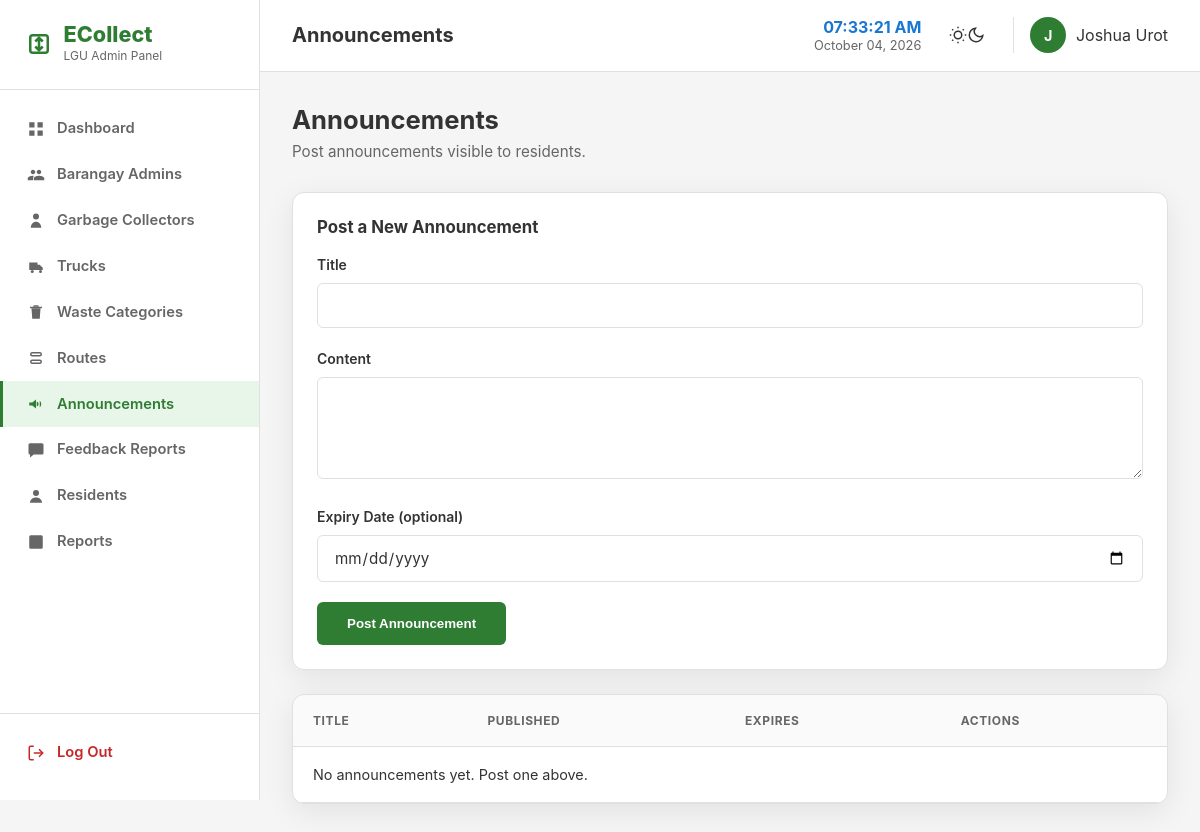
The app's page /users/lgu_admin/announcements.php (signed in) with its own data.
### tables this page shows
CREATE TABLE `lgu_admin` (
  `lgu_admin_id` int(11) NOT NULL,
  `email` varchar(100) NOT NULL,
  `password` varchar(255) NOT NULL,
  `first_name` varchar(50) DEFAULT NULL,
  `last_name` varchar(50) DEFAULT NULL
);

### users/lgu_admin/includes/auth.php (called while the page is built, shortened)
<?php
require_once __DIR__ . '/../../../db.php';
$adminId    = $_SESSION['lgu_admin_id'];
$stmt = $conn->prepare("
    SELECT first_name, last_name, email
    FROM lgu_admin
    WHERE lgu_admin_id = ?
    LIMIT 1
");
$stmt->bind_param('i', $adminId);
$stmt->execute();
$admin = $stmt->get_result()->fetch_assoc();
if ($admin) {
    $adminName  = trim($admin['first_name'] . ' ' . $admin['last_name']);
}

### users/lgu_admin/includes/layout_top.php (the view, shortened to what this page needs)
<!DOCTYPE html>
<html lang="en" data-theme="light">
<head>
    <link rel="stylesheet" href="../../assets/css/styles.css">
    <link rel="stylesheet" href="../../assets/css/admin.css">
</head>
<body class="admin-body">
<?php include __DIR__ . '/sidebar.php'; ?>
<div class="admin-main">
    <header class="admin-topbar">
        <div class="topbar-left">
            <h1 class="topbar-title">
                <?= htmlspecialchars($pageTitle) ?>
            </h1>
        </div>
        <div class="topbar-right">
            <div class="topbar-clock-wrap">
                <span id="clock" class="digital-clock">
                </span>
                <span class="header-date">
                    <?= date('F d, Y'); ?>
                </span>
            </div>
            <button
                id="adminThemeToggle"
                class="btn-icon"
                aria-label="Toggle dark mode"
            >
                <svg
                    class="moon-icon"
                    viewBox="0 0 24 24"
                    width="18"
                    height="18"
                    fill="none"
                    stroke="currentColor"
                    stroke-width="2"
                >
                    <path d="M21 12.79A9 9 0 1 1 11.21 3 7 7 0 0 0 21 12.79z"/>
                </svg>
            </button>
            <div class="admin-profile">
                <div class="admin-avatar">
                    <?= htmlspecialchars(
                        strtoupper(
                            substr($adminName ?: $adminEmail, 0, 1)
                        )
                    ) ?>
                </div>
                <span class="admin-name">
                    <?= htmlspecialchars($adminName ?: $adminEmail) ?>
                </span>
            </div>
        </div>
    </header>
    <main class="admin-content">

### assets/css/styles.css (style rules this page uses)
:root { --primary: #2e7d32; --primary-hover: #1b5e20; --primary-light: #e8f5e9; --secondary: #1976d2; --secondary-hover: #0d47a1; --bg-body: #ffffff; --bg-surface: #ffffff; --bg-light: #f5f5f5; --text-main: #333333; --text-muted: #666666; --border-color: #e0e0e0; --accent-amber: #f57c00; --shadow-soft: 0 8px 30px rgba(0, 0, 0, 0.08); --shadow-hover: 0 14px 40px rgba(0, 0, 0, 0.12); --font-family: -apple-system, BlinkMacSystemFont, "Segoe UI", Roboto, Oxygen, Ubuntu, Cantarell, sans-serif; --radius-sm: 6px; --radius-md: 12px; --radius-lg: 20px; --transition: all 0.3s cubic-bezier(0.25, 0.8, 0.25, 1); }
*, *::before, *::after { box-sizing: border-box; margin: 0; padding: 0; }
html { scroll-behavior: smooth; font-size: 16px; }
body { font-family: var(--font-family); background-color: var(--bg-body); color: var(--text-main); line-height: 1.6; overflow-x: hidden; transition: background-color 0.3s, color 0.3s; }
h1, h2, h3, h4, h5, h6 { color: var(--text-main); font-weight: 700; line-height: 1.25; }
h1 { font-size: 2.75rem; }
.btn-icon { background: transparent; border: none; cursor: pointer; color: var(--text-main); padding: 0.5rem; display: flex; align-items: center; justify-content: center; border-radius: 50%; }
.digital-clock { font-size: 1rem; font-weight: 700; color: var(--secondary); }
.header-date { font-size: 0.8rem; color: var(--text-muted); white-space: nowrap; }
.topbar-clock-wrap { display: flex; flex-direction: column; align-items: center; justify-content: center; min-width: 140px; line-height: 1.2; white-space: nowrap; }

### assets/css/admin.css (style rules this page uses)
.admin-body { background-color: var(--bg-light); min-height: 100vh; }
.admin-main { margin-left: 260px; min-height: 100vh; display: flex; flex-direction: column; transition: var(--transition); }
.admin-content { padding: 2rem; flex: 1; }
.admin-topbar { height: 72px; background-color: var(--bg-surface); border-bottom: 1px solid var(--border-color); display: flex; align-items: center; justify-content: space-between; padding: 0 2rem; position: sticky; top: 0; z-index: 800; }
.topbar-left { display: flex; align-items: center; gap: 1rem; }
.topbar-title { font-size: 1.25rem; margin: 0; }
.topbar-right { display: flex; align-items: center; gap: 1.25rem; }
.topbar-clock-wrap { display: flex; flex-direction: column; align-items: flex-end; font-size: 0.8rem; line-height: 1.3; }
.admin-profile { display: flex; align-items: center; gap: 0.6rem; padding-left: 1rem; border-left: 1px solid var(--border-color); }
.admin-avatar { width: 36px; height: 36px; border-radius: 50%; background: var(--primary); color: #ffffff; display: flex; align-items: center; justify-content: center; font-weight: 700; font-size: 0.9rem; }

### records on screen
lgu_admin: substr($adminName ?: $adminEmail, 0, 1) "J", first_name+last_name "Joshua Urot"

### other values on screen
SITE_NAME "ECollect"
$item[0] "Dashboard"
$item[0] "Barangay Admins"
$item[0] "Garbage Collectors"
$item[0] "Trucks"
$item[0] "Waste Categories"
$item[0] "Routes"
$item[0] "Announcements"
$item[0] "Feedback Reports"
$item[0] "Residents"
$item[0] "Reports"
$pageTitle "Announcements"
